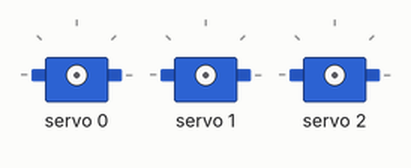
This sketch was run on a simulated ESP32. Parts: 3 × servo.

Above: at 0.05 s.
At 0.75 s:
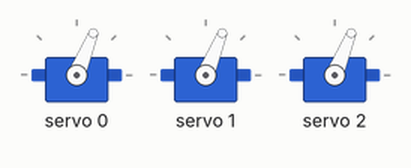
At 1.5 s:
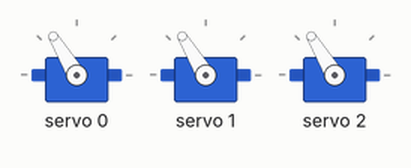
At 2.95 s:
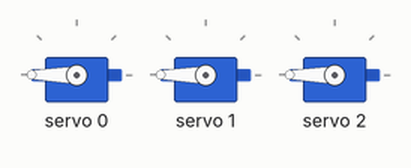
At 4.4 s:
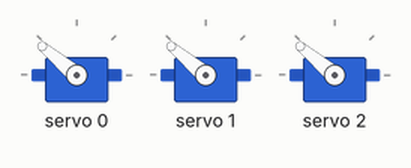
At 5.9 s:
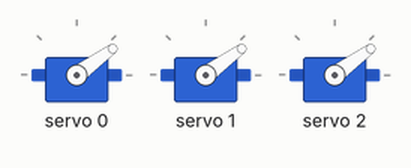
Timing chart, 0 to 8.0 s (numbered marks = the images above):
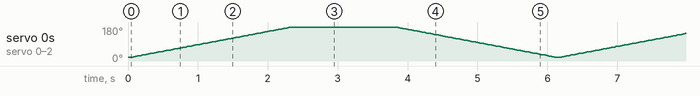

The sketch:

servo_test.ino
```cpp
#include <Wire.h>
#include <Adafruit_PWMServoDriver.h>

Adafruit_PWMServoDriver pwm = Adafruit_PWMServoDriver(); // default I2C address is 0x40

#define SERVOMIN  150 // Minimum pulse length out of 4096
#define SERVOMAX  600 // Maximum pulse length out of 4096

void setup() {
  Serial.begin(115200);

  Wire.begin(21, 22); // SDA, SCL for ESP32

  pwm.begin();
  pwm.setPWMFreq(50);  // Analog servos run at ~50 Hz

  delay(10);
}

void loop() {
  // Sweep servos back and forth
  for (int pulse = SERVOMIN; pulse <= SERVOMAX; pulse++) {
    pwm.setPWM(0, 0, pulse);  // Servo 1 on channel 0
    pwm.setPWM(1, 0, pulse);  // Servo 2 on channel 1
    pwm.setPWM(2, 0, pulse);  // Servo 3 on channel 2
    delay(5);
  }

  for (int pulse = SERVOMAX; pulse >= SERVOMIN; pulse--) {
    pwm.setPWM(0, 0, pulse);
    pwm.setPWM(1, 0, pulse);
    pwm.setPWM(2, 0, pulse);
    delay(5);
  }
}
```
